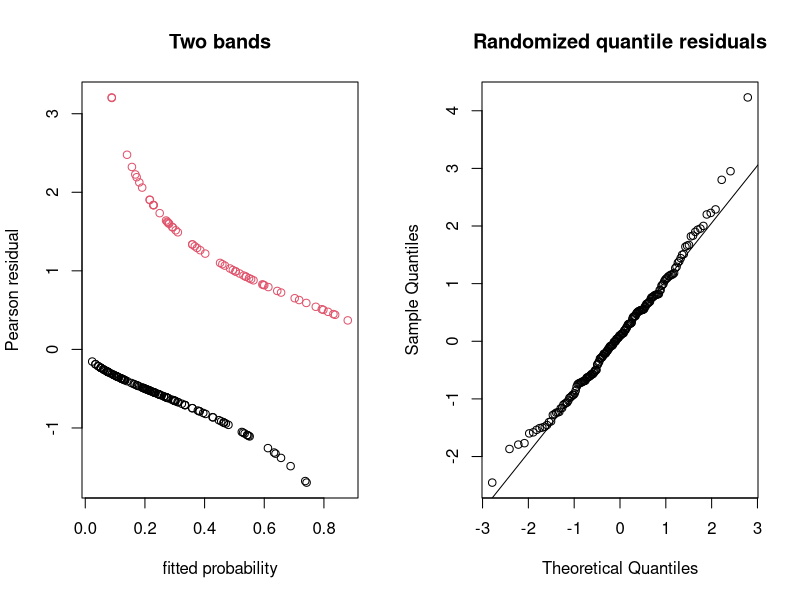

Source code (R):
## ---- chunk 1
knitr::opts_chunk$set(echo = TRUE, message = FALSE, warning = FALSE)
## ---- chunk 2
library(MASS)
sh <- subset(ships, service > 0)
sh$year <- factor(sh$year); sh$period <- factor(sh$period)
fs <- glm(incidents ~ type + year + period + offset(log(service)),
          family = poisson, data = sh)
y <- sh$incidents; mu <- fitted(fs)
r_P <- (y - mu) / sqrt(mu)                                    # Pearson
d_i <- 2 * (ifelse(y > 0, y * log(y / mu), 0) - (y - mu))     # deviance contributions
r_D <- sign(y - mu) * sqrt(d_i)                               # deviance residual
c(max(abs(r_P - residuals(fs, type = "pearson"))),
  max(abs(r_D - residuals(fs, type = "deviance"))))
c(sum_rP2 = sum(r_P^2), sum_rD2 = sum(r_D^2), deviance = deviance(fs))
## ---- chunk 3
# F is the fitted CDF (ppois, pnbinom, pbinom, ...); its parameters go in "..."
rqr <- function(y, F, ...) {
  lo <- F(y - 1, ...); hi <- F(y, ...)
  u  <- runif(length(y))
  # far in the upper tail lo and hi round to 1: work with upper-tail probabilities
  up_lo <- F(y, ..., lower.tail = FALSE); up_hi <- F(y - 1, ..., lower.tail = FALSE)
  ifelse(lo < 0.5, qnorm(lo + u * (hi - lo)),
         qnorm(up_lo + u * (up_hi - up_lo), lower.tail = FALSE))
}
set.seed(2027)
r_Q <- rqr(y, ppois, lambda = mu)
shapiro.test(r_Q)
## ---- chunk 4
bw <- with(birthwt, data.frame(low = low, age = age, lwt = lwt,
  race = factor(race, labels = c("white", "black", "other")),
  smoke = smoke, ptd = as.integer(ptl > 0), ht = ht, ui = ui))
fb <- glm(low ~ age + lwt + race + smoke + ptd + ht + ui, family = binomial, data = bw)
set.seed(2027)
op <- par(mfrow = c(1, 2))
plot(fitted(fb), residuals(fb, type = "pearson"), col = bw$low + 1,
     xlab = "fitted probability", ylab = "Pearson residual", main = "Two bands")
r_b <- rqr(bw$low, pbinom, size = 1, prob = fitted(fb))
qqnorm(r_b, main = "Randomized quantile residuals"); qqline(r_b)
par(op)
